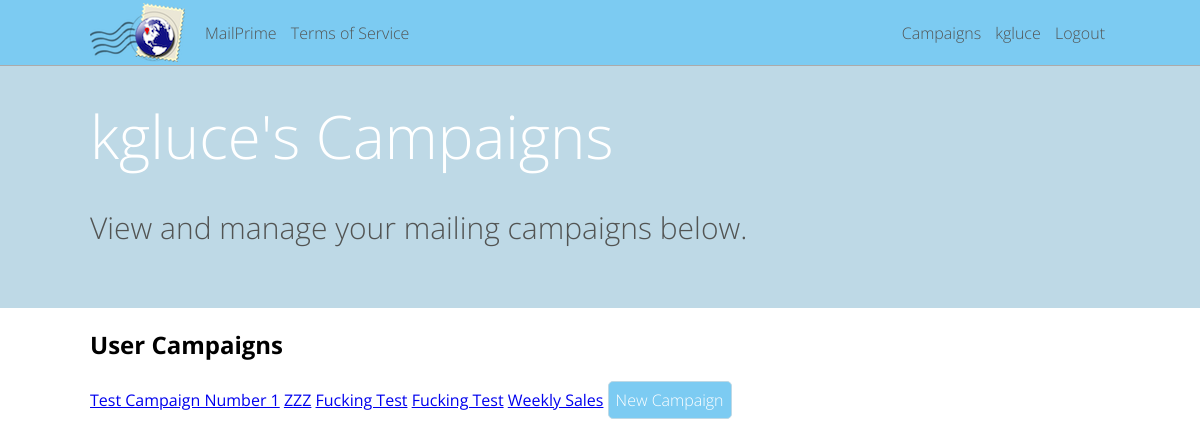
Before: /kgluce/campaigns (signed in) with the older database file.
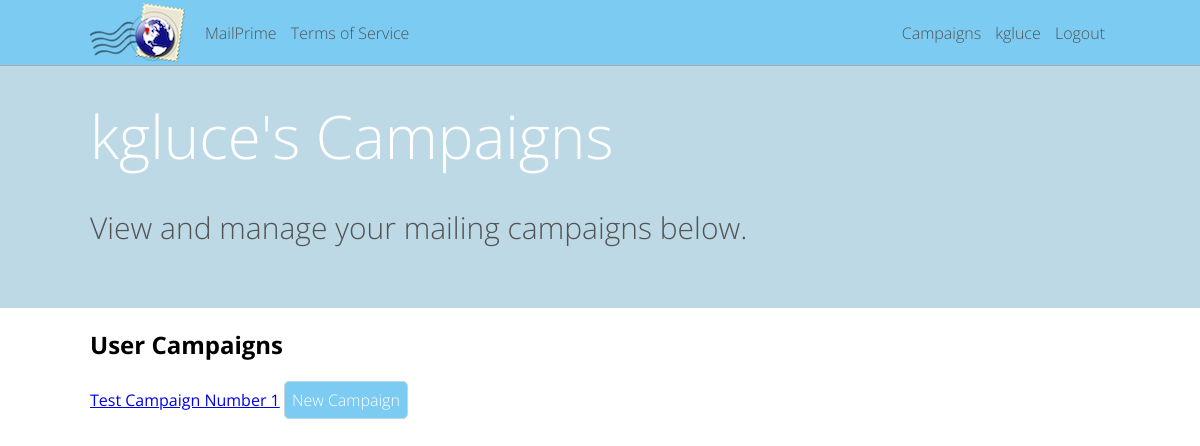
After: the same page with the newer database file.
### mailer/models.py (models this page shows, shortened)
class Campaign(models.Model):
	title = models.CharField(max_length=200)
	about = models.TextField()
	created_date = models.DateTimeField(auto_now_add=True, blank=True)
	active = models.BooleanField(default=True)
	user = models.ForeignKey(User)

### mailer/views.py (the view)
# urls.py: url(r'^(\w+)/campaigns$', views.user_campaigns, name='user_campaigns'),
def user_campaigns(request, param_username):
	page_vars = { "page_title": request.user.username + '\'s campaigns' }
	if current_user(request) and param_username == request.user.username:
		user_campaigns = Campaign.objects.filter(user = request.user)
		page_vars['campaigns'] = user_campaigns
		return render(request, 'user_campaigns.html', page_vars)
	else:
		raise Http404

### mailer/lib.py (called while the page is built)
def current_user(request):
	if request.user.is_authenticated():
		return True
	else:
		return False

### mailer/templates/user_campaigns.html
{% extends "_base.html" %}
{% block content %}
<h2>User Campaigns</h2>
{% for campaign in campaigns %}
	<a href="/{{ user.username }}/campaign-{{ campaign.pk }}">{{ campaign.title }}</a>
{% endfor %}
<a class="button_main" href="/{{ user.username }}/campaigns/new">New Campaign</a>
{% endblock %}
{% block header %}
<h5 id="header_title">{{ user.username }}'s Campaigns</h5>
<p id="header_desc">View and manage your mailing campaigns below.</p>
{% endblock header %}

### mailer/templates/_base.html (shortened to what this page needs)
{% load staticfiles %}
<!DOCTYPE html>
<html>
<head>
	<link href="{% static 'css/base.css' %}" rel="stylesheet">
</head>
<body>
	<nav>
		<div class="menu_wrapper">
			<img id="nav_icon" src="{% static 'images/nav_icon.png' %}" height="59px"></img>
			<ul class="nav_left">
				<li><a class="nav_link" href="/">MailPrime</a></li>
				<li><a class="nav_link" href="/tos">Terms of Service</a></li>
			</ul>
			<ul class="nav_right">
				{% if user.is_authenticated %}
				<li><a class="nav_link" href="/{{ user.username }}/campaigns">Campaigns</a></li>
				<li><a class="nav_link" href="/{{ user.username }}/account">{{ user.username }}</a></li>
				<li><a class="nav_link" href="/logout">Logout</a></li>
				{% else %}
				<li><a class="nav_link" href="/login">Login</a></li>
				{% endif %}
			</ul>
		</div>
	</nav>
	<header>
		<div class="content_wrapper">
			{% block header %}{% endblock header %}
		</div>
	</header>
	<div class="content_wrapper">
		{% block content %}
		{% endblock %}
	</div>
</body>
</html>

### static/css/base.css (style rules this page uses)
html { font-family: 'Open Sans', sans-serif; }
.menu_wrapper { margin: 0 auto; padding: 0; height: 65px; max-width: 1200px; width: 85%; }
nav { position: fixed; width: 100%; height: 65px; left: 0px; top: 0px; background-color: #7ccbf2; outline: 1px outset #ffffff; }
.menu_wrapper { margin: 0 auto; padding: 0; height: 65px; max-width: 1200px; min-width: 590px; width: 85%; }
.nav_left { float: left; list-style: none; height: 100%; margin: 0; padding: 0; }
.nav_left li { font-family: 'Open Sans', sans-serif; font-weight: 300; color: #525453; padding-top: 22px; display: inline-block; padding-right: 5px; padding-left: 5px; height: 43px; }
.nav_left li .nav_link { text-decoration: none; color: #525453; }
#nav_icon { float: left; margin-right: 15px; margin-top: 3px; margin-bottom: 3px; }
.nav_right { float: right; list-style: none; height: 100%; margin: 0; padding: 0; }
.nav_right li { font-family: 'Open Sans', sans-serif; font-weight: 300; color: #525453; padding-top: 22px; display: inline-block; padding-right: 5px; padding-left: 5px; height: 43px; }
.nav_right li .nav_link { text-decoration: none; color: #525453; }
.content_wrapper { margin: 0 auto; padding: 0; max-width: 1200px; width: 85%; }
.button_main { display: inline-block; padding: 7px; text-decoration: none; background-color: #7ccbf2; font-family: 'Open Sans', sans-serif; font-weight: 300; color: #ffffff; border-radius: 5px; border: 1px solid #bed9e6; }
body { margin: 0; padding: 0; }
header { background-color: #bed9e6; margin: 0; padding: 0; padding-top: 95px; padding-bottom: 30px; width: 100%; }
#header_title { font-family: 'Open Sans', sans-serif; font-weight: 300; color: #ffffff; font-size: 60px; margin: 0; padding: 0; }
#header_desc { font-family: 'Open Sans', sans-serif; font-weight: 300; color: #525453; font-size: 30px; }

Changed rows visible on the page:
removed Campaign: title "ZZZ"
removed Campaign: title "Fucking Test"
removed Campaign: title "Fucking Test"
removed Campaign: title "Weekly Sales"
